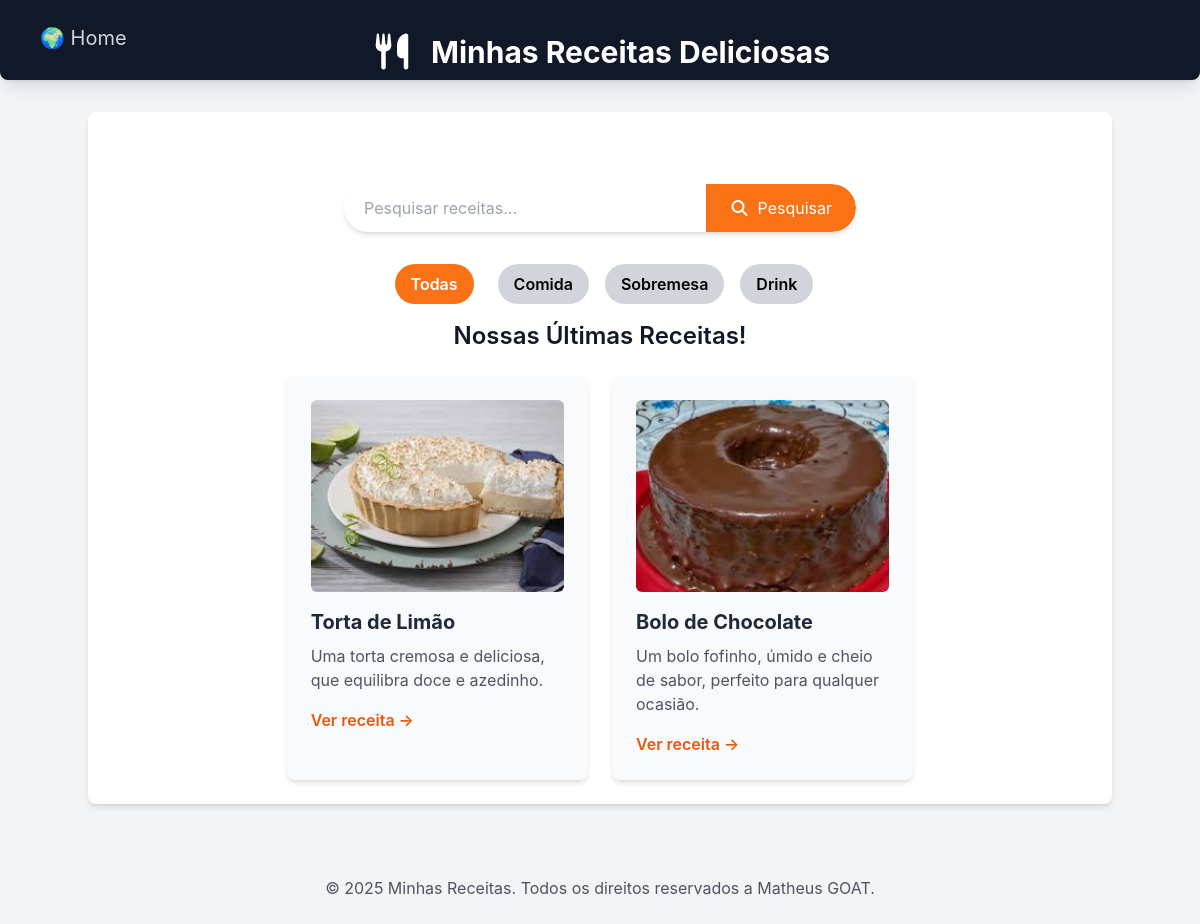
Screenshot of /receitas/?categoria=sobremesa with the database file from the repository.
### receitas/models.py (models this page shows, shortened)
class Receita(models.Model):
    CATEGORIAS =[
        ('comida','Comida'),
        ('sobremesa','Sobremesa'),
        ('drink','Drink'),
    ]
    title = models.CharField("Título", max_length=200)
    description = models.TextField("Descrição")
    ingredients = models.TextField("Ingredientes")
    instructions = models.TextField("Modo de preparo")
    image = models.ImageField("Imagem", upload_to='receitas/images/', blank=True, null=True)
    categoria = models.CharField("Categoria", max_length=20, choices=CATEGORIAS, default='comida')
    created_at = models.DateTimeField(auto_now_add=True)
    updated_at = models.DateTimeField(auto_now=True)
    class Meta:
        verbose_name = "Receita"
        verbose_name_plural = "Receitas"
        ordering = ['-created_at'] #ordena as receitas pela data de criação (mais novas primeiro)

### receitas/views.py (the view)
# urls.py: 2. Add a URL to urlpatterns:  path('', views.home, name='home')
def home(request):
    categoria_slug = request.GET.get('categoria')
    categorias_choices = [choice[0] for choice in Receita.CATEGORIAS]
    if categoria_slug:
        receitas = Receita.objects.filter(categoria=categoria_slug)
        categoria_selecionada = categoria_slug
    else:
        receitas = Receita.objects.all()
        categoria_selecionada = None
    return render(request, 'receitas/home.html', {'receitas':receitas, 'categoria': categorias_choices, 'categoria_selecionada': categoria_selecionada})

### receitas/templates/receitas/home.html (shortened to what this page needs)
{% extends "receitas/base.html"%}
{% block content %}
<section class="container mx-auto mt-8 p-4 flex justify-center">
    <form method="get" action="{% url 'pesquisar_receitas' %}"
        class="w-full max-w-lg flex bg-white rounded-full shadow-md overflow-hidden">
        <input type="text" name="q" placeholder="Pesquisar receitas..."
            class="flex-grow p-3 text-gray-700 focus:outline-none focus:ring-2 focus:ring-orange-500 rounded-l-full pl-5">
        <button type="submit"
            class="bg-orange-500 hover:bg-orange-600 text-white p-3 px-6 rounded-r-full transition duration-300 ease-in-out flex items-center justify-center">
            <i class="fas fa-search mr-2"></i> Pesquisar
        </button>
    </form>
</section>
<nav class="relative justify-center my-4 z-10 flex space-x-4">
    <a href="{% url 'home' %}" class="text-white mx-2 px-4 py-2 rounded-full bg-orange-500 font-semibold">Todas</a>
    <a href="{% url 'home' %}?categoria=comida" class="text-black hover:text-orange-600 mx-2 px-4 py-2 rounded-full bg-gray-300 font-semibold">Comida</a>
    <a href="{% url 'home' %}?categoria=sobremesa"
        class="text-black hover:text-orange-600 mx-2 px-4 py-2 rounded-full bg-gray-300 font-semibold">Sobremesa</a>
    <a href="{% url 'home' %}?categoria=drink" class="text-black hover:text-orange-600 mx-2 px-4 py-2 rounded-full bg-gray-300 font-semibold">Drink</a>
</nav>
    <h2 class="text-2xl font-semibold mb-6 text-center">
        Nossas Últimas Receitas!
    </h2>
    <div class="flex flex-wrap justify-center gap-6">
        {% for receita in receitas %}
        <div
            class="w-full sm:w-[calc(50%-1.5rem)] lg:w-[calc(33.333%-1.5rem)] bg-gray-50 p-6 rounded-lg shadow-md hover:shadow-lg transition-shadow duration-300 ease-in-out">
            {% if receita.image %}
            <img src="{{receita.image.url}}" alt="Imagem de {{receita.title}}"
                class="w-full h-48 object-cover rounded-md mb-4">
            {% endif %}
            <h3 class="text-xl font-bold mb-2 text-gray-800">{{receita.title}}</h3>
            <p class="text-gray-600 mb-4">{{receita.description | truncatewords:20}}</p>
            <a href="{% url 'receita_detail' receita.id %}"
                class="text-orange-600 hover:text-orange-800 font-semibold">Ver receita &rarr;</a>
        </div>
        {% empty %}
        <p class="text-center text-gray-500 col-span-full">
            Nenhuma receita encontrada.
        </p>
        {% endfor %}
    </div>
{% endblock %}

### receitas/templates/receitas/base.html (style rules this page uses)
body { font-family: 'Inter', sans-serif; }

### rows the page displays
Receita: image (picture), title "Torta de Limão", description "Uma torta cremosa e deliciosa, que equilibra doce e azedinho."
Receita: image (picture), title "Bolo de Chocolate", description "Um bolo fofinho, úmido e cheio de sabor, perfeito para qualquer ocasião."
